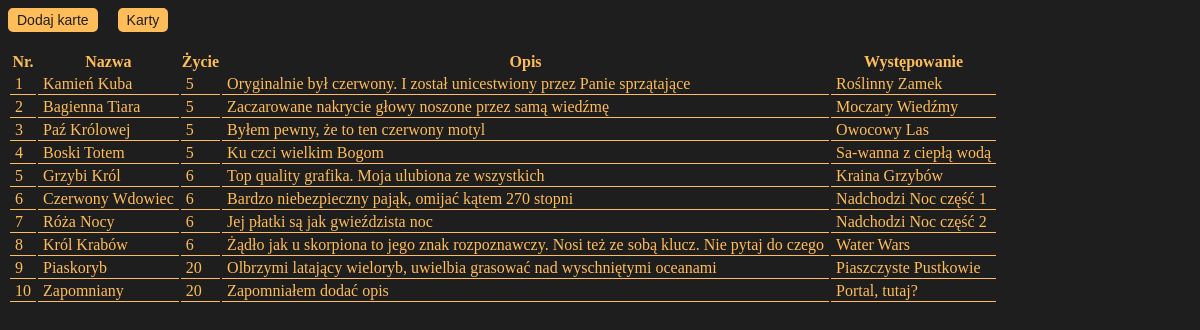
The page /show_heroes.php on the database as committed earlier.
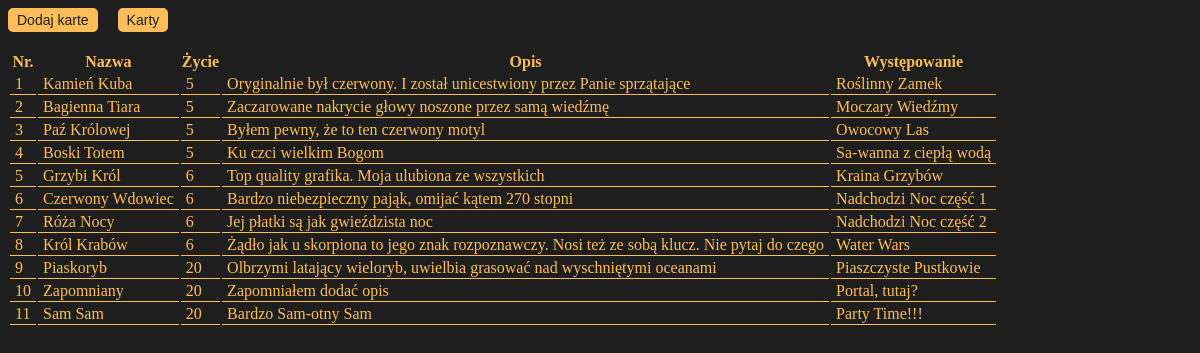
The same page on the database as committed later.
### tables this page shows
CREATE TABLE `bohater` (
  `id` int(11) NOT NULL,
  `Nazwa` varchar(50) NOT NULL,
  `HP` int(11) NOT NULL,
  `Opis` text NOT NULL,
  `Wystepowanie` varchar(100) NOT NULL
);

### show_heroes.php (the view, shortened to what this page needs)
<!doctype html>
<html lang="pl">
<head>
    <link rel="stylesheet" href="main.css">
</head>
<body>
<div style="float: left; padding-right: 20px">
    <form action="index.php">
        <button>Dodaj karte</button><br><br>
    </form>
</div>
<div>
    <form action="show.php">
        <button>Karty</button><br><br>
    </form>
</div>
<table>
    <tr>
        <th>Nr.</th>
        <th>Nazwa</th>
        <th>Życie</th>
        <th>Opis</th>
        <th>Występowanie</th>
    </tr>
    <?php
    $baza = new mysqli("localhost", "root", "", "karty_ike");
    $sql = "SELECT id, Nazwa, HP, Opis, Wystepowanie FROM bohater";
    $result = $baza->query($sql);
    if ($result->num_rows > 0) {
        while($row = $result->fetch_assoc()) {
            echo "<tr>";
            echo "<td>" . $row["id"] . "</td>";
            echo "<td>" . $row["Nazwa"] . "</td>";
            echo "<td>" . $row["HP"] . "</td>";
            echo "<td>" . $row["Opis"] . "</td>";
            echo "<td>" . $row["Wystepowanie"] . "</td>";
            echo "</tr>";
        }
    }
    ?>
</table><br>
</body>
</html>

### main.css (style rules this page uses)
body { background-color: #1e1e1e; color: #ffbd59; }
button { background-color: #ffbd59; font-size: 14px; color: #1e1e1e; border: 3px solid #ffbd59; border-radius: 5px; }

### show_heroes.php (style rules this page uses)
tr, td { border-bottom: 1px solid #ffbd59; border-collapse: collapse; padding-left: 5px; padding-right: 5px; background-color: #1e1e1e; }

Rows that differ between the two databases and show on the page:
added bohater: id "11", Nazwa "Sam Sam", HP "20", Opis "Bardzo Sam-otny Sam", Wystepowanie "Party Time!!!"
